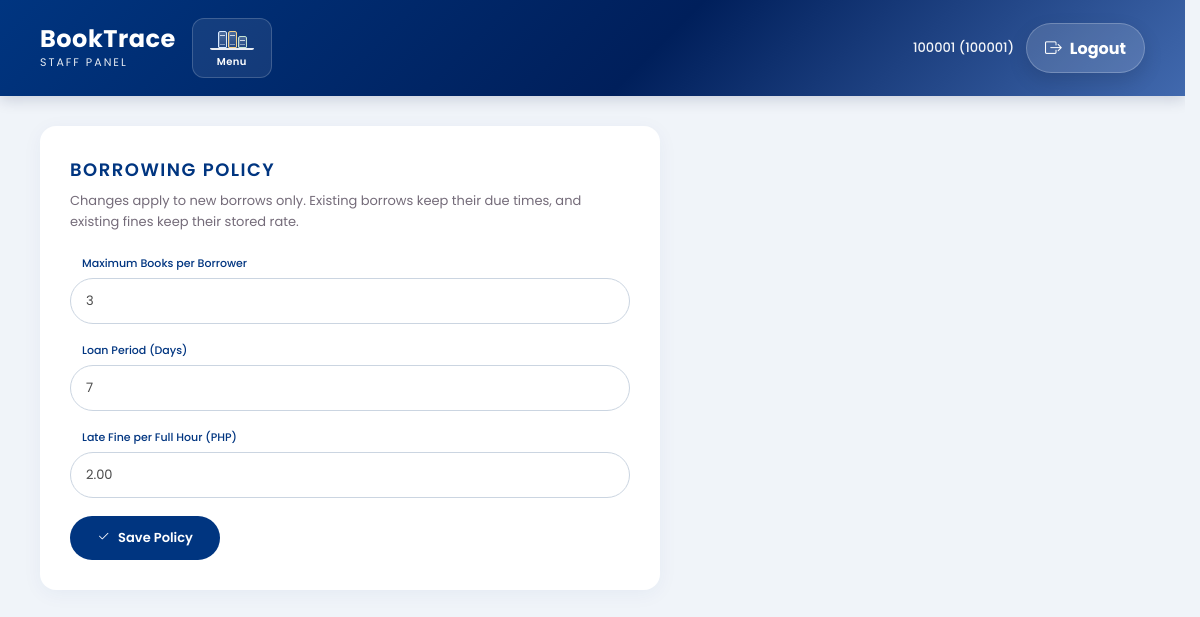
The app's page /php/policy.php (signed in) with its own data.
### tables this page shows
CREATE TABLE `borrowing_policy` (
  `policy_id` varchar(20) NOT NULL,
  `max_books_allowed` int(11) NOT NULL,
  `loan_duration_days` int(11) NOT NULL,
  `fine_rate_per_hour` decimal(10,2) NOT NULL DEFAULT 2.00
);

### php/policy.php (the view, shortened to what this page needs)
<?php
require_once __DIR__ . '/../db.php';
$policy = $pdo->query('SELECT policy_id, max_books_allowed, loan_duration_days, fine_rate_per_hour FROM borrowing_policy ORDER BY policy_id LIMIT 1')->fetch();
$input = [
    'max_books' => (string) $policy['max_books_allowed'],
    'loan_days' => (string) $policy['loan_duration_days'],
    'fine_rate' => number_format((float) $policy['fine_rate_per_hour'], 2, '.', ''),
];
?>
<!DOCTYPE html>
<html lang="en">
<head>
    <?php require __DIR__ . '/lib/head.php'; ?>
</head>
<body>
<?php require __DIR__ . '/lib/header.php'; ?>
<main class="page-container">
    <section class="card narrow">
        <h2 class="page-title">Borrowing Policy</h2>
        <p class="page-note">Changes apply to new borrows only. Existing borrows keep their due times, and existing fines keep their stored rate.</p>
        <form method="POST" action="policy.php" class="stack-form">
            <div class="field-group">
                <label for="max_books">Maximum Books per Borrower</label>
                <input type="text" inputmode="numeric" id="max_books" name="max_books" value="<?php echo htmlspecialchars($input['max_books']); ?>" required>
            </div>
            <div class="field-group">
                <label for="loan_days">Loan Period (Days)</label>
                <input type="text" inputmode="numeric" id="loan_days" name="loan_days" value="<?php echo htmlspecialchars($input['loan_days']); ?>" required>
            </div>
            <div class="field-group">
                <label for="fine_rate">Late Fine per Full Hour (PHP)</label>
                <input type="text" inputmode="decimal" id="fine_rate" name="fine_rate" value="<?php echo htmlspecialchars($input['fine_rate']); ?>" required>
            </div>
            <button type="submit" class="btn-primary"><i class="bi bi-check2"></i> Save Policy</button>
        </form>
    </section>
</main>
</body>
</html>

### css/header.css (style rules this page uses)
html { background-color: #f0f4f9; scrollbar-gutter: stable; }
.page-container, .dashboard-container, .dashboard-wrapper { animation: page-fade-in 0.2s ease-out; }

### css/transactions.css (style rules this page uses)
body { font-family: 'Poppins', sans-serif; background-color: #f0f4f9; margin: 0; padding: 0; }
.page-container { padding: 30px 40px; max-width: 1600px; margin: 0 auto; }
.card { background: white; border-radius: 16px; padding: 30px; margin-bottom: 30px; box-shadow: 0 4px 20px rgba(0, 53, 128, 0.05); }
.card.narrow { max-width: 560px; }
.page-title { color: #003580; font-size: 18px; font-weight: 600; letter-spacing: 1.5px; text-transform: uppercase; margin: 0 0 8px; display: flex; align-items: center; gap: 10px; }
.page-note { margin: 0 0 22px; color: #746b79; font-size: 13px; line-height: 1.6; }
.stack-form { display: flex; flex-direction: column; gap: 18px; }
.field-group { display: flex; flex-direction: column; gap: 6px; }
.field-group label { padding-left: 12px; color: #003580; font-size: 11px; font-weight: 500; }
.field-group input, .field-group select { width: 100%; padding: 12px 15px; border: 1px solid #cbd5e1; border-radius: 30px; box-sizing: border-box; font-family: 'Poppins', sans-serif; font-size: 13px; color: #4a4a4a; background-color: #fff; }
.btn-primary { align-self: flex-start; display: inline-flex; align-items: center; justify-content: center; gap: 8px; min-width: 150px; padding: 12px 22px; border: none; border-radius: 30px; background-color: #003580; color: white; cursor: pointer; font-family: 'Poppins', sans-serif; font-size: 13px; font-weight: 600; }

### records on screen
borrowing_policy: max_books "3", loan_days "7", fine_rate "2.00"

### other values on screen
$_SESSION['user_name'] "100001"
$_SESSION['user_type'] "100001"
